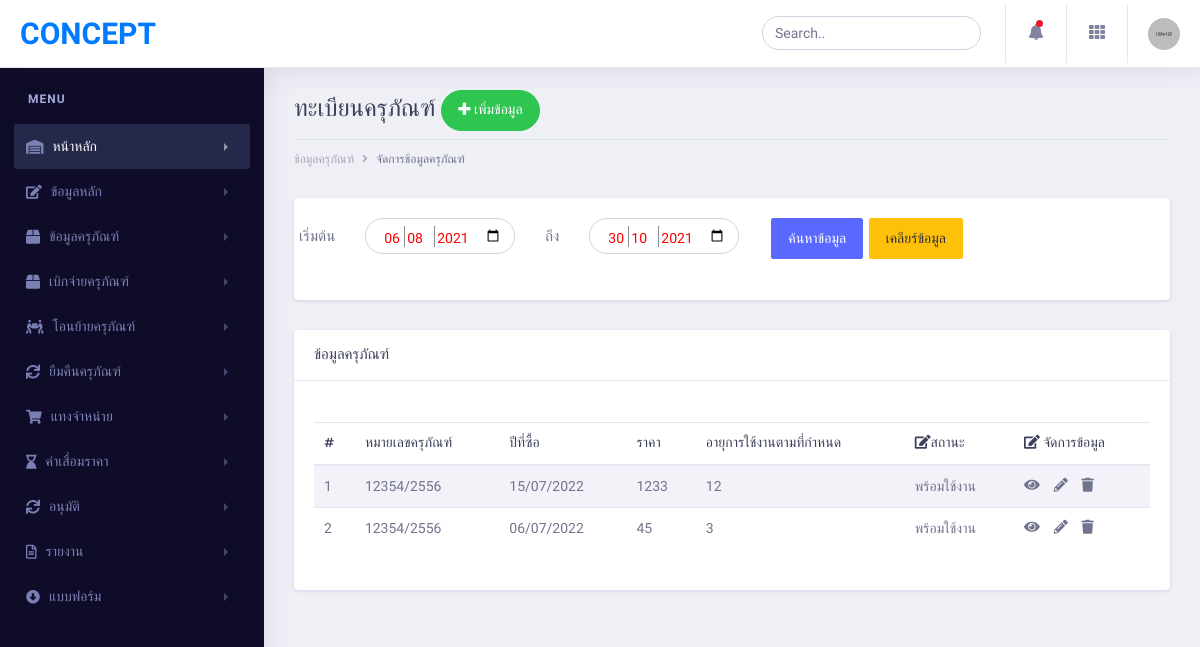
Screenshot of /?page=equipment (signed in) with the database file from the repository.
### tables this page shows
CREATE TABLE `equipments` (
  `equipment_id` int(11) NOT NULL AUTO_INCREMENT,
  `eq_number` varchar(200) NOT NULL COMMENT 'หมายเลขครุภัณฑ์ ',
  `eq_sub_id` text NOT NULL COMMENT 'รายการหมวดหมู่ย่อยครุภัณฑ์',
  `eq_type_id` varchar(200) NOT NULL COMMENT 'รหัสประเภทครุภัณฑ์  ',
  `eq_generation` text NOT NULL COMMENT 'ขนาด/ลักษณะ',
  `eq_buydate` date NOT NULL COMMENT 'วันเดือนปีที่ซื้อ',
  `eq_location` varchar(200) NOT NULL COMMENT 'สถานที่ตั้ง  ',
  `eq_agency_id` varchar(200) NOT NULL COMMENT 'หน่วยงาน',
  `eq_money_id` varchar(200) NOT NULL COMMENT 'รหัสประเภทเงิน',
  `eq_unit_id` varchar(200) NOT NULL COMMENT 'หน่วยนับ',
  `eq_price` text NOT NULL COMMENT 'ราคาต่อหน่วย',
  `eq_status_id` varchar(200) NOT NULL COMMENT 'สถานะครุภัณฑ์',
  `eq_note` text NOT NULL COMMENT 'หมายเหตุ',
  `eq_company` varchar(200) NOT NULL COMMENT 'บริษัท/ห้าง/ร้าน',
  `eq_branch_id` varchar(200) NOT NULL COMMENT 'สาขา',
  `eq_fiscal_year` year(4) NOT NULL COMMENT 'ปีงบประมาณ',
  `eq_type_list_id` int(200) NOT NULL COMMENT 'รายการประเภทย่อย',
  `lifetime` int(200) NOT NULL COMMENT 'อส\r\nอายุการใช้งานปัจุบัน',
  `type_lifetime_low` int(200) NOT NULL COMMENT 'อายุการใช้งานตามกำหนด',
  `eq_date_calculate` date DEFAULT NULL COMMENT 'วันที่คำนวณค่าเสื่อม',
  `eq_type_depreciation` int(2) NOT NULL,
  PRIMARY KEY (`equipment_id`)
);

### page/equipment.php (the view, shortened to what this page needs)
<?php
include 'dbconnect.php';
$select = " SELECT equipments.*,subcategorys.sub_name,types.type_name,agencys.agency_name,branchs.branch_name FROM equipments
INNER JOIN subcategorys on subcategorys.sub_id = equipments.eq_sub_id
INNER JOIN types on types.type_id = equipments.eq_type_id
INNER JOIN agencys on agencys.agency_id = equipments.eq_agency_id
INNER JOIN branchs on branchs.branch_id = equipments.eq_branch_id
";
$result = mysqli_query($connect, $select);
?>
<!DOCTYPE html>
<html lang="en">
<head>
</head>
<body>
    <div class="dashboard-wrapper">
        <div class="container-fluid  dashboard-content">
            <div class="row">
                <div class="col-xl-12 col-lg-12 col-md-12 col-sm-12 col-12">
                    <div class="page-header">
                        <h2 class="pageheader-title">ทะเบียนครุภัณฑ์ <a href="?page=add_equipment" class="btn btn-rounded btn-success "> <i class="fas fa-plus"> </i> เพิ่มข้อมูล</a></h2>
                        <div class="page-breadcrumb">
                            <nav aria-label="breadcrumb">
                                <ol class="breadcrumb">
                                    <li class="breadcrumb-item"><a href="#" class="breadcrumb-link">ข้อมูลครุภัณฑ์</a></li>
                                    <li class="breadcrumb-item active" aria-current="page">จัดการข้อมูลครุภัณฑ์</li>
                                </ol>
                            </nav>
                        </div>
                    </div>
                </div>
            </div>
            <div class="row">
                <div class="col-xl-12 col-lg-12 col-md-12 col-sm-12 col-12">
                    <div class="card">
                        <div class="card-body">
                            <div class="row">
                                <form action="" method="get">
                                    <div class="row g-9">
                                        <div class="col-auto">
                                            <label class="col-form-label">เริ่มต้น</label>
                                        </div>
                                        <div class="col-auto">
                                            <input type="date" name="start_date" data-date-format="dd-mm-Y" class="form-control" required value="<?php if (isset($_GET['start_date'])) {
                                                                                                                                                        echo $_GET['start_date'];
                                                                                                                                                    } else {
                                                                                                                                                        echo '2021-08-06';
                                                                                                                                                    } ?>">
                                        </div>
                                        <div class="col-auto">
                                            <label class="col-form-label">ถึง</label>
                                        </div>
                                        <div class="col-auto">
                                            <input type="date" name="end_date" data-date-format="dd-mm-Y" max="" class="form-control" required value="<?php if (isset($_GET['end_date'])) {
                                                                                                                                                            echo $_GET['end_date'];
                                                                                                                                                        } else {
                                                                                                                                                            echo '2021-10-30';
                                                                                                                                                        } ?>">
                                        </div>
                                        <div class="col-auto">
                                            <button type="submit" class="btn btn-primary">ค้นหาข้อมูล</button>
                                            <a href="callDataBetweenDate.php" class="btn btn-warning">เคลียร์ข้อมูล</a>
                                        </div>
                                    </div>
                                </form>
                            </div><br>
                        </div>
                    </div>
                </div>
            </div>
            <div class="row">
                <div class="col-xl-12 col-lg-12 col-md-12 col-sm-12 col-12">
                    <div class="card">
                        <h5 class="card-header">ข้อมูลครุภัณฑ์</h5>
                        <div class="card-body">
                            <div id="DataTables_Table_0_wrapper" class="dataTables_wrapper dt-bootstrap4">
                                <br>
                                <div class="row">
                                    <div class="col-sm-12">
                                        <table class="table table-striped table-bordered first">
                                            <table class="table table-striped">
                                                <thead>
                                                    <tr role="row">
                                                        <th>#</th>
                                                        <th>หมายเลขครุภัณฑ์</th>
                                                        <th>ปีที่ซื้อ</th>
                                                        <th>ราคา</th>
                                                        <th>อายุการใช้งานตามที่กำหนด</th>
                                                        <th><i class=" fa fa-edit"></i>สถานะ</th>
                                                        <th><i class="fa fa-edit"></i> จัดการข้อมูล</th>
                                                    </tr>
                                                </thead>
                                                <tbody>
                                                    <?php $i = 1;
                                                    while ($row = mysqli_fetch_assoc($result)) { ?>
                                                        <tr role="row" class="odd">
                                                            <td><?= $i++; ?></td>
                                                            <td><?= $row['eq_number'] ?></td>
                                                            <td><?= date('d/m/Y', strtotime($row['eq_buydate'])); ?></td>
                                                            <td><?= $row['eq_price'] ?></td>
                                                            <td><?= $row['type_lifetime_low'] ?></td>
                                                            <td><?= $row['eq_status_id'] ?></td>
                                                            <th>
                                                                <a href="?page=view_equipment&equipment_id=<?php echo $row["equipment_id"] ?>"><i class="fas fa-eye"> </i></a>&nbsp &nbsp
                                                                <a href="?page=edit_equipment&equipment_id=<?php echo $row["equipment_id"] ?>"><i class="fas fa-pencil-alt"> </i></a>&nbsp &nbsp
                                                                <a href=""><i class="fa fa-trash "> </i></a>
                                                            </th>
                                                        </tr>
                                                    <?php } ?>
                                                </tbody>
                                            </table>
                                    </div>
                                </div><br>
                            </div>
                    </div>
                </div>
            </div>
        </div>
    </div>
</body>
</html>

### view/head.php (style rules this page uses)
body { font-family: 'IBM Plex Sans Thai', sans-serif; font-family: 'Sarabun', sans-serif; }

### rows the page displays
equipments: eq_number "12354/2556", eq_buydate "15/07/2022", eq_price "1233", type_lifetime_low "12", eq_status "พร้อมใช้งาน"
equipments: eq_number "12354/2556", eq_buydate "06/07/2022", eq_price "45", type_lifetime_low "3", eq_status "พร้อมใช้งาน"
